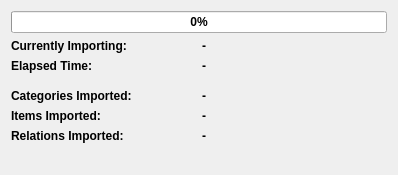
<?xml version="1.0" encoding="UTF-8"?>
<ui version="4.0">
 <class>ProgressPage</class>
 <widget class="QWidget" name="ProgressPage">
  <property name="geometry">
   <rect>
    <x>0</x>
    <y>0</y>
    <width>398</width>
    <height>175</height>
   </rect>
  </property>
  <property name="font">
   <font>
    <weight>75</weight>
    <bold>true</bold>
   </font>
  </property>
  <property name="windowTitle">
   <string>Progress</string>
  </property>
  <layout class="QGridLayout" name="gridLayout">
   <item row="9" column="0" colspan="2">
    <spacer name="verticalSpacer">
     <property name="orientation">
      <enum>Qt::Vertical</enum>
     </property>
     <property name="sizeHint" stdset="0">
      <size>
       <width>20</width>
       <height>40</height>
      </size>
     </property>
    </spacer>
   </item>
   <item row="0" column="0" colspan="2">
    <widget class="QProgressBar" name="progressBar">
     <property name="value">
      <number>0</number>
     </property>
     <property name="textVisible">
      <bool>true</bool>
     </property>
    </widget>
   </item>
   <item row="1" column="0">
    <widget class="QLabel" name="labelCurrently">
     <property name="text">
      <string>&lt;html&gt;&lt;head/&gt;&lt;body&gt;&lt;p&gt;&lt;span style=&quot; font-weight:600;&quot;&gt;Currently Importing:&lt;/span&gt;&lt;/p&gt;&lt;/body&gt;&lt;/html&gt;</string>
     </property>
    </widget>
   </item>
   <item row="1" column="1">
    <widget class="QLabel" name="labelCurrentlyValue">
     <property name="sizePolicy">
      <sizepolicy hsizetype="Ignored" vsizetype="Preferred">
       <horstretch>0</horstretch>
       <verstretch>0</verstretch>
      </sizepolicy>
     </property>
     <property name="text">
      <string>-</string>
     </property>
    </widget>
   </item>
   <item row="6" column="0">
    <widget class="QLabel" name="labelItems">
     <property name="text">
      <string>&lt;html&gt;&lt;head/&gt;&lt;body&gt;&lt;p&gt;&lt;span style=&quot; font-weight:600;&quot;&gt;Items Imported:&lt;/span&gt;&lt;/p&gt;&lt;/body&gt;&lt;/html&gt;</string>
     </property>
    </widget>
   </item>
   <item row="3" column="0" colspan="2">
    <spacer name="verticalSpacer_2">
     <property name="orientation">
      <enum>Qt::Vertical</enum>
     </property>
     <property name="sizeType">
      <enum>QSizePolicy::Fixed</enum>
     </property>
     <property name="sizeHint" stdset="0">
      <size>
       <width>20</width>
       <height>10</height>
      </size>
     </property>
    </spacer>
   </item>
   <item row="8" column="1">
    <widget class="QLabel" name="labelRelationsValue">
     <property name="text">
      <string>-</string>
     </property>
    </widget>
   </item>
   <item row="6" column="1">
    <widget class="QLabel" name="labelItemsValue">
     <property name="text">
      <string>-</string>
     </property>
    </widget>
   </item>
   <item row="8" column="0">
    <widget class="QLabel" name="labelRelations">
     <property name="text">
      <string>&lt;html&gt;&lt;head/&gt;&lt;body&gt;&lt;p&gt;&lt;span style=&quot; font-weight:600;&quot;&gt;Relations Imported:&lt;/span&gt;&lt;/p&gt;&lt;/body&gt;&lt;/html&gt;</string>
     </property>
    </widget>
   </item>
   <item row="4" column="0" rowspan="2">
    <widget class="QLabel" name="labelCategories">
     <property name="text">
      <string>&lt;html&gt;&lt;head/&gt;&lt;body&gt;&lt;p&gt;&lt;span style=&quot; font-weight:600;&quot;&gt;Categories Imported:&lt;/span&gt;&lt;/p&gt;&lt;/body&gt;&lt;/html&gt;</string>
     </property>
    </widget>
   </item>
   <item row="4" column="1" rowspan="2">
    <widget class="QLabel" name="labelCategoriesValue">
     <property name="text">
      <string>-</string>
     </property>
    </widget>
   </item>
   <item row="2" column="0">
    <widget class="QLabel" name="labelElapsed">
     <property name="text">
      <string>&lt;html&gt;&lt;head/&gt;&lt;body&gt;&lt;p&gt;&lt;span style=&quot; font-weight:600;&quot;&gt;Elapsed Time:&lt;/span&gt;&lt;/p&gt;&lt;/body&gt;&lt;/html&gt;</string>
     </property>
    </widget>
   </item>
   <item row="2" column="1">
    <widget class="QLabel" name="labelElapsedValue">
     <property name="text">
      <string>-</string>
     </property>
    </widget>
   </item>
  </layout>
 </widget>
 <resources/>
 <connections/>
</ui>
